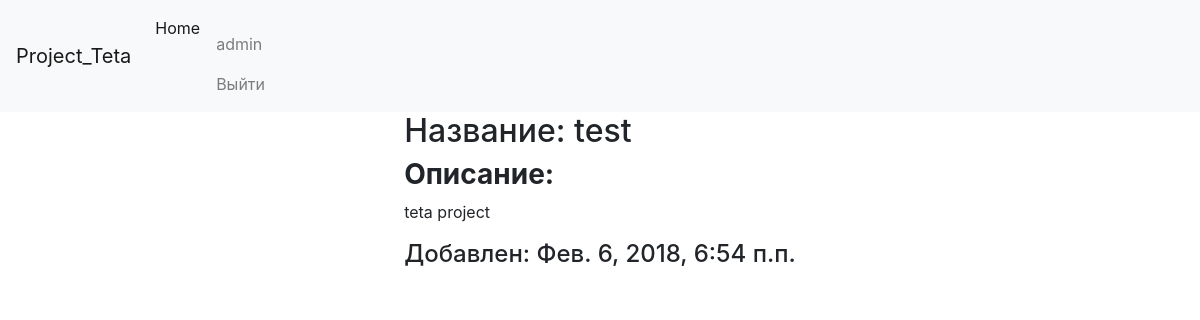
The page /account/presentations/1/ (signed in) on the database its author committed.
### account/models.py (models this page shows)
class Presentation(models.Model):
    name = models.CharField(max_length=256, blank=True, null=True, default='Another useless presentation')
    url = models.URLField(blank=True, null=True, default=None)
    description = models.TextField(blank=True, null=True, default=None)
    presentationId = models.CharField(max_length=64, blank=True, null=True, default=None)
    user = models.ForeignKey(User, blank=True, null=True, default=None, on_delete=models.CASCADE)
    pdf = models.FilePathField(blank=True, null=True, default=None)
    is_active = models.BooleanField(default=True)
    created = models.DateTimeField(auto_now_add=True, auto_now=False, null=True)
    updated = models.DateTimeField(auto_now_add=False, auto_now=True, null=True)

### account/views.py (the view)
# urls.py: re_path(r'presentations/(?P<id>\d+)/$', views.presentation_info, name='presentation'),
@login_required
def presentation_info(request, id=0):
    print(id)
    id = int(id)
    if id <= 0:
        return redirect('/account/presentations/')
    presentation = Presentation.objects.get(id=id)
    if presentation is None:
        return redirect('/account/presentations/')
    return render(request, 'presentation.html', locals())

### account/templates/presentation.html (shortened to what this page needs)
{% extends 'wrapper.html' %}
{% block content %}
    {% include 'header.html' %}
    <div class="container d-flex align-items-center flex-column">
            <div class="align-self-center">
                <h2>Название: {{ presentation.name }}</h2>
                <h3><b>Описание: </b></h3>
                <p>{{ presentation.description }}</p>
                <h4>Добавлен: {{ presentation.created }}</h4>
            </div>
    </div>
{% endblock %}

### templates/header.html (shortened to what this page needs)
<nav class="navbar navbar-expand-lg navbar-light bg-light">
    <a class="navbar-brand" href="/">Project_Teta</a>
    <div class="collapse navbar-collapse" id="navbarSupportedContent">
        <ul class="navbar-nav mr-auto">
            <li class="nav-item active">
                <a class="nav-link" href="/">Home <span class="sr-only">(current)</span></a>
            </li>
            <li>
                <a class="nav-link" href="#">
                    {% if user.username %}
                        <a class="nav-link" href="/account/presentations/">{{ user.username }}</a>
                        <a class="nav-link" href="/auth/logout/">Выйти</a>
                    {% else %}
                         <a class="nav-link" href="/auth/login/">Войти</a>
                    {% endif %}
                    </a>
            </li>
        </ul>
    </div>
</nav>

### rows shown on the page
Presentation: name "test", description "teta project", created "Фев. 6, 2018, 6:54 п.п."

### other values the page prints
{{ user.username }} "admin"
